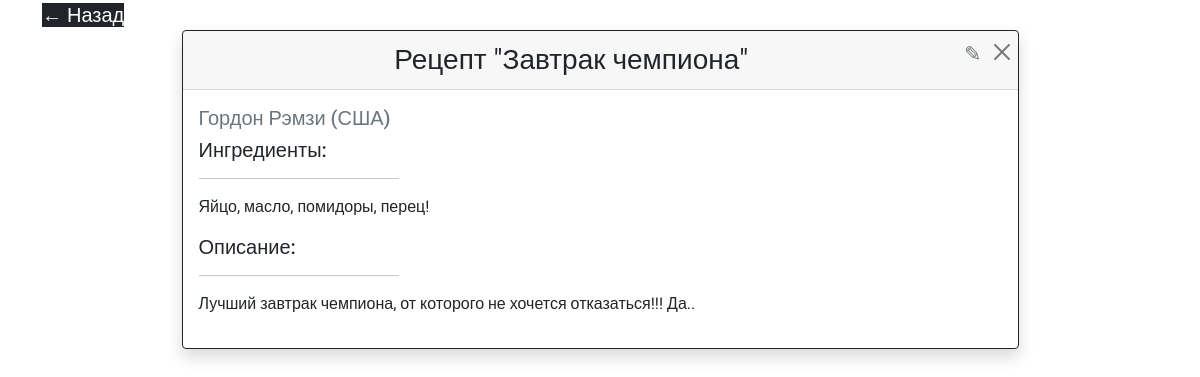
Page /detail/11/ on the committed database.
### kitchen/models.py (models this page shows, shortened)
class Recipe(models.Model):
    class RecipeType(models.TextChoices):
        breakfast = 'Завтрак', _('Завтрак')
        lunch = 'Полдник', _('Полдник')
        dinner = 'Обед', _('Обед')
        supper = 'Ужин', _('Ужин')
        snack = 'Закуска', _('Закуска')
    name = models.CharField(max_length=50, verbose_name='Название')
    author = models.CharField(max_length=50, verbose_name='Автор')
    type = models.CharField(
        max_length=7,
        choices=RecipeType.choices,
        default=RecipeType.breakfast,
        verbose_name='Тип',
    )
    description = models.TextField(verbose_name='Описание')
    ingredients = models.TextField(verbose_name='Ингредиенты')
    country = models.CharField(max_length=50, verbose_name='Страна')

### kitchen/views.py (the view)
# urls.py: path('detail/<int:pk>/', DetailRecipeView.as_view(), name='detail'),
class DetailRecipeView(DetailView):
    model = Recipe
    template_name = 'kitchen/detail.html'
    context_object_name = 'recipes'

### kitchen/templates/kitchen/detail.html
{% extends 'kitchen/base.html' %}
{% block content %}
<a class="fs-5 bg-dark text-white text-decoration-none" href="{% url 'index' %}">&#8592; Назад</a>
 <div class="card mx-auto border-dark shadow shadow w-75 h-100" >
    <div class="d-flex">
        <div class="card-header flex-grow-1 fs-3 text-center">
            Рецепт "{{ recipes.name }}"
        </div>
        <div class="card-header px-1">
            <a class="link-secondary text-decoration-none" style="font-size: 1.3rem;"
               title="Редактировать Рецепт" href="{% url 'update' recipes.id %}?next={{ request.path }}">&#9998;</a>
        </div>
        <div class="card-header px-1">
            <a class="btn btn-close text-danger"  title="Удалить Рецепт" href="{% url 'delete' recipes.id %}"></a>
        </div>
    </div>
  <div class="card-body text-dark">
      <h5 class="card-title text-muted">{{ recipes.author }} ({{ recipes.country}})</h5>
      <h5 class="article-title">Ингредиенты:</h5>
      <div class="w-25"><hr></div>
      <p class="card-text article-content">{{ recipes.ingredients|linebreaks }}<p>
      <h5 class="article-title">Описание:</h5>
      <div class="w-25"><hr></div>
    <p class="card-text article-content">{{ recipes.description|linebreaks }}<p>
  </div>
</div>
{% endblock content %}

### kitchen/static/kitchen/main.css (style rules this page uses)
body { font-family: 'Roboto', sans-serif; background-image: url('https://cdn.pixabay.com/photo/2017/06/06/22/46/mediterranean-cuisine-2378758_960_720.jpg'); background-repeat: no-repeat; background-size: cover; background-attachment: fixed }
.card { width: 18rem; height: 15rem; transition: all .4s; }

### rows in the picture
Recipe: name "Завтрак чемпиона", author "Гордон Рэмзи", country "США", ingredients "Яйцо, масло, помидоры, перец!", description "Лучший завтрак чемпиона, от которого не хочется отказаться!!! Да.."
